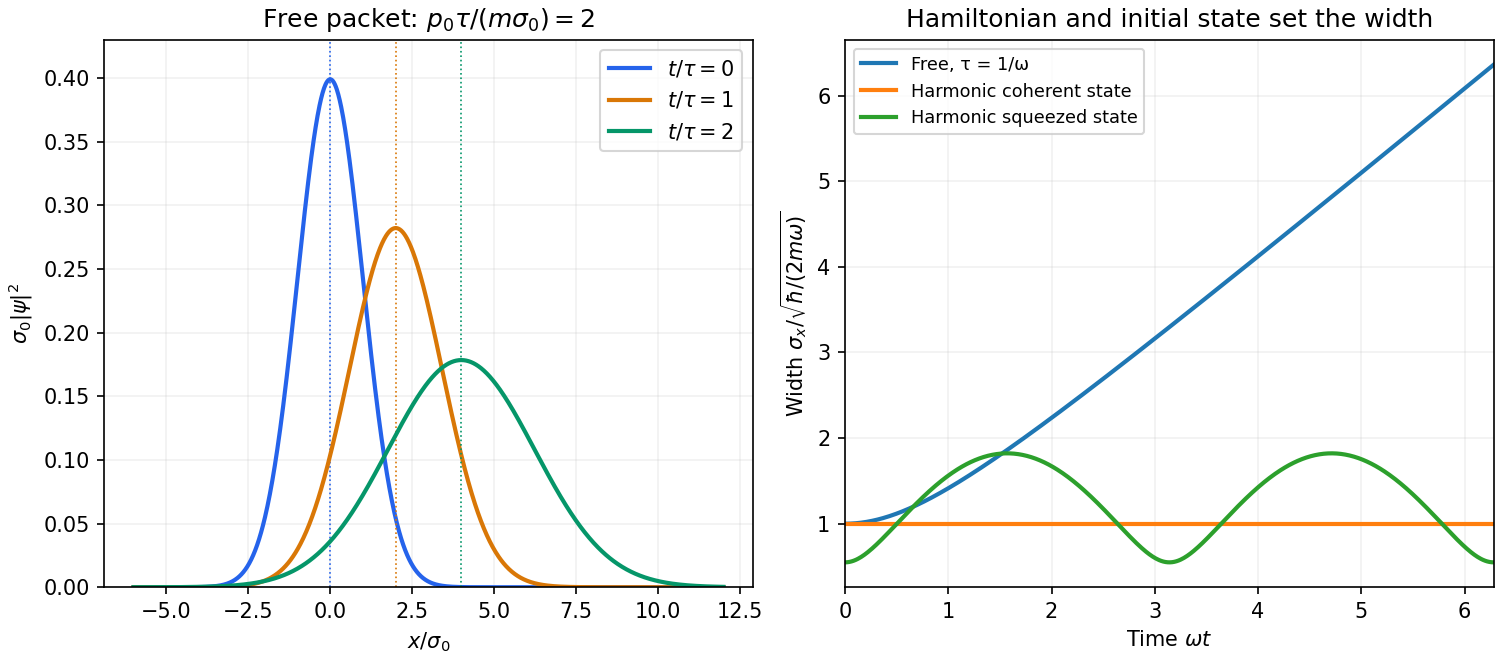

Source code (Python):
"""Original free-packet and harmonic-width comparison; Python 3.14, NumPy 2.3, Matplotlib 3.10."""
from pathlib import Path
import numpy as np
import matplotlib
matplotlib.use('Agg')
import matplotlib.pyplot as plt

fig, axes = plt.subplots(1, 2, figsize=(10, 4.4), layout='constrained')
x = np.linspace(-6, 12, 1200)
for t, color in [(0, '#2563eb'), (1, '#d97706'), (2, '#059669')]:
    width = np.sqrt(1+t*t)
    center = 2*t
    rho = np.exp(-(x-center)**2/(2*width**2))/(np.sqrt(2*np.pi)*width)
    axes[0].plot(x, rho, color=color, lw=2, label=rf'$t/\tau={t}$')
    axes[0].axvline(center, color=color, lw=.8, ls=':')
axes[0].set(xlabel=r'$x/\sigma_0$', ylabel=r'$\sigma_0|\psi|^2$', title=r'Free packet: $p_0\tau/(m\sigma_0)=2$', ylim=(0, .43))
axes[0].legend()
t = np.linspace(0, 2*np.pi, 600)
axes[1].plot(t, np.sqrt(1+t*t), lw=2, label='Free, τ = 1/ω')
axes[1].plot(t, np.ones_like(t), lw=2, label='Harmonic coherent state')
r = .6
axes[1].plot(t, np.sqrt(np.exp(-2*r)*np.cos(t)**2 + np.exp(2*r)*np.sin(t)**2), lw=2, label='Harmonic squeezed state')
axes[1].set(xlabel=r'Time $\omega t$', ylabel=r'Width $\sigma_x/\sqrt{\hbar/(2m\omega)}$', title='Hamiltonian and initial state set the width', xlim=(0, 2*np.pi))
axes[1].legend(loc='upper left', fontsize=8.5)
for ax in axes: ax.grid(alpha=.18)
fig.savefig(Path.cwd()/Path(__file__).with_suffix('.png').name, dpi=150, facecolor='white')
